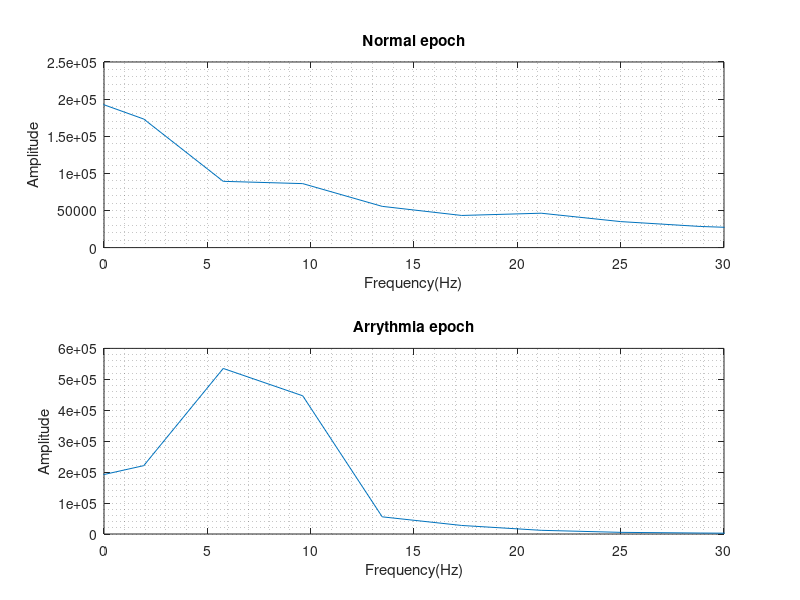
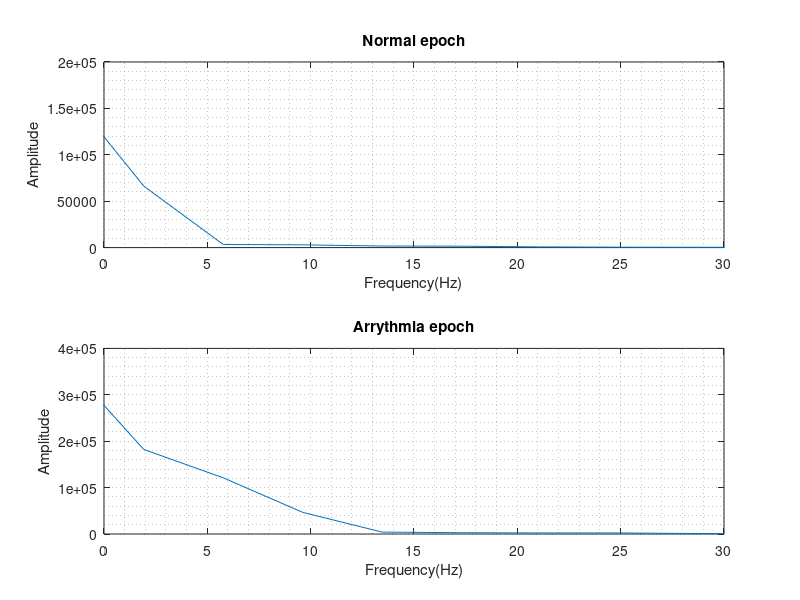
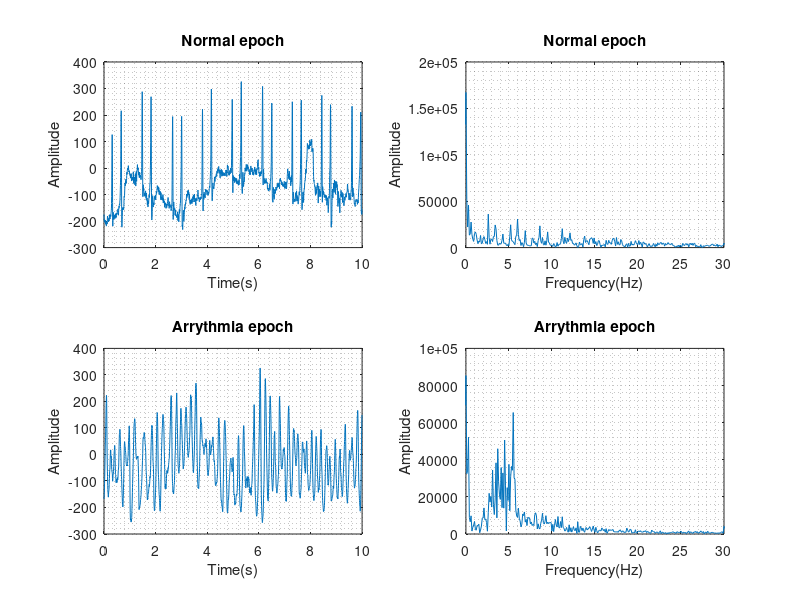
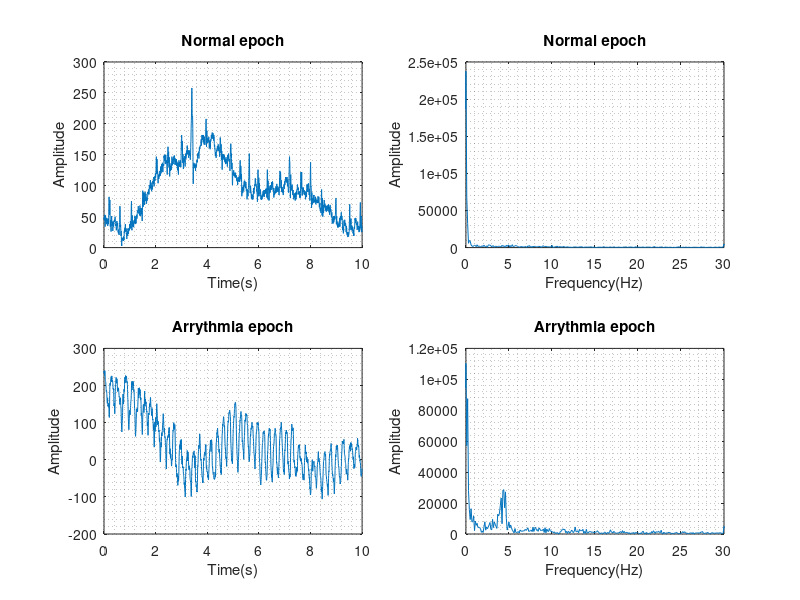

These figures' MATLAB source, in order: (Note: this script raises an error after producing the figures.)
clc
close all
clear;

%% Part1
clc;
load('n_422.mat');
load('n_424.mat');
fs = 250;
t = 0.0001:1/fs:10;

%%%%% Normal and arrhythmian epochs
normal_n22 = n_422(1 : 10*fs);
normal_n24 = n_424(1 : 10*fs);
arrhythmia_n22 = n_422(61288 : 61287 + 10*fs);
arrhythmia_n24 = n_424(27249 : 27248 + 10*fs);

%%%%% Pwelch of the signals
pwelch_norm_n22 = fftshift(pwelch(normal_n22));
pwelch_norm_n24 = fftshift(pwelch(normal_n24));
pwelch_arrhythm_n22 = fftshift(pwelch(arrhythmia_n22));
pwelch_arrhythm_n24 = fftshift(pwelch(arrhythmia_n24));

%%%%% Plotting pwelches
N = length(pwelch_norm_n22);
f = fs*(-N/2:N/2-1)/N;

figure('Name',"Part1_n22");
subplot(2,1,1);
plot(f,pwelch_norm_n22);
title("Normal epoch");
xlabel("Frequency(Hz)");
ylabel("Amplitude");
xlim([0,30]);
grid minor
subplot(2,1,2);
plot(f,pwelch_arrhythm_n22);
title("Arrythmia epoch");
xlabel("Frequency(Hz)");
ylabel("Amplitude");
xlim([0,30]);
grid minor
saveas(gcf,"Part1_n22.png");

figure('Name',"Part1_n24");
subplot(2,1,1);
plot(f,pwelch_norm_n24);
title("Normal epoch");
xlabel("Frequency(Hz)");
ylabel("Amplitude");
xlim([0,30]);
grid minor
subplot(2,1,2);
plot(f,pwelch_arrhythm_n24);
title("Arrythmia epoch");
xlabel("Frequency(Hz)");
ylabel("Amplitude");
xlim([0,30]);
grid minor
saveas(gcf,"Part1_n24.png");

%% Part2
%%%%% ffts of signals
normal_n22_fft = fftshift(fft(normal_n22));
normal_n24_fft = fftshift(fft(normal_n24));
arrhythmia_n22_fft = fftshift(fft(arrhythmia_n22));
arrhythmia_n24_fft = fftshift(fft(arrhythmia_n24));

N = length(normal_n22_fft);
f = fs*(-N/2:N/2-1)/N;

%%%%% Time and fourier plots

% n_22
figure('Name',"Part2_n22");
subplot(2,2,1);
plot(t,normal_n22);
title("Normal epoch");
xlabel("Time(s)");
ylabel("Amplitude");
grid minor
subplot(2,2,2);
plot(f,abs(normal_n22_fft));
title("Normal epoch");
xlabel("Frequency(Hz)");
ylabel("Amplitude");
xlim([0,30]);
grid minor
subplot(2,2,3);
plot(t,arrhythmia_n22);
title("Arrythmia epoch");
xlabel("Time(s)");
ylabel("Amplitude");
grid minor
subplot(2,2,4);
plot(f,abs(arrhythmia_n22_fft));
title("Arrythmia epoch");
xlabel("Frequency(Hz)");
ylabel("Amplitude");
xlim([0,30]);
grid minor
saveas(gcf,"Part2_n22.png");

%n_24
figure('Name',"Part2_n24");
subplot(2,2,1);
plot(t,normal_n24);
title("Normal epoch");
xlabel("Time(s)");
ylabel("Amplitude");
grid minor
subplot(2,2,2);
plot(f,abs(normal_n24_fft));
title("Normal epoch");
xlabel("Frequency(Hz)");
ylabel("Amplitude");
xlim([0,30]);
grid minor
subplot(2,2,3);
plot(t,arrhythmia_n24);
title("Arrythmia epoch");
xlabel("Time(s)");
ylabel("Amplitude");
grid minor
subplot(2,2,4);
plot(f,abs(arrhythmia_n24_fft));
title("Arrythmia epoch");
xlabel("Frequency(Hz)");
ylabel("Amplitude");
xlim([0,30]);
grid minor
saveas(gcf,"Part2_n24.png");

%% Part3
clc;
n_422_eventFirstSamps = [1, 10711, 11211, 11442, 59711, 61288]; %Samples in n422 in which the events started
n_422_eventLastSamps = [10710, 11210, 11441, 59710, 61287, 75000]; %Samples in n422 in which the events ended

n_422_events = ["N","VT","N","VT","NOISE","VFIB"]; %Array of events happened in n422


winLen = 10*fs; %The length of each window [samples].
overlap = 50; %Windows overlap, as a percentage of winLen.
totalLen = length(n_422); %Total length of the signal

windows = round((totalLen-winLen)/(winLen*(1-overlap/100)))+1; %Total number of windows
windowsArr = zeros(windows,1); %Array of the corresponding single time for each window

labelsArr = zeros(windows,1); %Final labels for each window
lastSampArr = zeros(windows, 1); %The last sample in each window
firstSampArr =  zeros(windows, 1); %The first sample in each window

for win = 1:windows
    %Computing the array of samples in window number win:
    T = (win-1)*winLen*(1-overlap/100)+1 : ...
        winLen+(win-1)*winLen*(1-overlap/100);
    T = round(T);

    %Determining the first and the last sample of the window:
    lastSampArr(win) = T(end);
    firstSampArr(win) = T(1);

    %Computing the middle sample in the window, as a corresponding time for the window
    windowsArr(win) = mean(T)/fs;
  
    for ev = 1:length(n_422_eventFirstSamps) %For each event in the .txt file
        if firstSampArr(win) >= n_422_eventFirstSamps(ev) && lastSampArr(win) <= n_422_eventLastSamps(ev)
            labelsArr(win) = numLabel(n_422_events(ev)); %Find the corresponding number for the label
        end
    end
end


%% Part4
clc;


freqRange1 = [0, 10]; %First frequency range
freqRange2 = [10, 30]; %Second frequency range

bp_arr1 = zeros(windows,1); %Bandpower array, corresponding to freqRange1
bp_arr2 = zeros(windows,1); %Bandpower array, corresponding to freqRange2

meanfreq_arr =  zeros(windows,1); %meanfreq array.
medianfreq_arr =  zeros(windows,1); %medianfreq array.

for win = 1:windows
    %Computing the array of samples in window number win:
    T = (win-1)*winLen*(1-overlap/100)+1 : ...
        winLen+(win-1)*winLen*(1-overlap/100);
    T = round(T);

    %Computing bandpowers:
    bp_arr1(win) = bandpower(n_422(T),fs,freqRange1);
    bp_arr2(win) = bandpower(n_422(T),fs,freqRange2);

    meanfreq_arr(win) = meanfreq(n_422(T),fs); %Computing mean frequency
    medianfreq_arr(win) = medfreq(n_422(T),fs); %Computing median frequency
end

figure('Name', 'Bandpower');
subplot(211)
plot(windowsArr, bp_arr1);
title("Bandpower for Frequency range ["+freqRange1(1)+" , "+freqRange1(2)+"]");
xlabel('Time [sec]');
ylabel('Bandpower');
subplot(212)
plot(windowsArr, bp_arr2);
title("Bandpower for Frequency range ["+freqRange2(1)+" , "+freqRange2(2)+"]");
xlabel('Time [sec]');
ylabel('Bandpower');

figure('Name', 'Meanfreq & Medianfreq');
subplot(211);
plot(windowsArr, meanfreq_arr);
title("Mean frequeancy");
xlabel('Time [sec]');
ylabel('Mean frequnecy (Hz)');

subplot(212);
plot(windowsArr, medianfreq_arr);
title("Median frequeancy");
xlabel('Time [sec]');
ylabel('Median frequency (Hz)');


%% part5

clc;

nbins = 15; %Number of bins for each histogram

figure;
%Bandpower in freqRange1, for Normal and VFIB:
subplot(221);
histogram(bp_arr1(labelsArr == 1), nbins);
hold on; histogram(bp_arr1(labelsArr == 2), nbins);
title("Bandpower histogram for  Frequency range ["+freqRange1(1)+" , "+freqRange1(2)+"]");
xlabel("Bandpower"); ylabel("Count");
legend("Normal", "VFIB");

%Bandpower in freqRange2, for Normal and VFIB:
subplot(222);
histogram(bp_arr2(labelsArr == 1), nbins);
hold on; histogram(bp_arr2(labelsArr == 2), nbins);
title("Bandpower histogram for  Frequency range ["+freqRange2(1)+" , "+freqRange2(2)+"]");
xlabel("Bandpower"); ylabel("Count");
legend("Normal", "VFIB");

%Meanfreq for Normal and VFIB:
subplot(223);
histogram(meanfreq_arr(labelsArr == 1), nbins);
hold on; histogram(meanfreq_arr(labelsArr == 2), nbins);
title("Mean Frequency histogram");
xlabel("Mean Frequency"); ylabel("Count");
legend("Normal", "VFIB");

%Medianfreq for Normal and VFIB:
subplot(224);
histogram(medianfreq_arr(labelsArr == 1), nbins);
hold on; histogram(medianfreq_arr(labelsArr == 2), nbins);
title("Median Frequency histogram");
xlabel("Median Frequency"); ylabel("Count");
legend("Normal", "VFIB");


%% part 6
clc;

%Setting labels for the windows, based on medfreq:
[alarm_medfreq,t] = va_detect_medfreq(n_422,fs);
alarm_medfreq(alarm_medfreq == 1) = 2; %Same as VFIB label
alarm_medfreq(alarm_medfreq == 0) = 1; %Same as Normal label

%Setting labels for the windows, based on bandpower in the range [10, 30]:
[alarm_bp,t] = va_detect_bandpower(n_422,fs);
alarm_bp(alarm_bp == 1) = 2; %Same as VFIB label
alarm_bp(alarm_bp == 0) = 1; %Same as Normal label

%Computing confusion matrices:
m_medfreq = confusionmat(labelsArr, alarm_medfreq);
m_bp = confusionmat(labelsArr, alarm_bp);

%****************PLotting Confusion matrix*********************
eventNames = ["None","Normal","VFIB","VT"];
pred_eventNames = ["Pred. None","Pred. Normal","Pred. VFIB","Pred. VT"];
figure;
heatmap(pred_eventNames, eventNames, m_medfreq);
title("Confusion Matrix using Median Frequency");

figure;
heatmap(pred_eventNames, eventNames, m_bp);
title("Confusion Matrix using Bandpower Frequency");
%**************************************************************

%Sensitivity: TP/P
sensitivity_medfreq = m_medfreq(3,3)/(m_medfreq(3,3)+m_medfreq(3,2))
sensitivity_bp = m_bp(3,3)/(m_bp(3,3)+m_bp(3,2))

%Specificity: TN/N
specificity_medfreq = m_medfreq(2,2)/(m_medfreq(2,2)+m_medfreq(2,3))
specificity_bp = m_bp(2,2)/(m_bp(2,2)+m_bp(2,3))

%Accuracy: (TP+TN)/TP+TN+FP+FN)
accuracy_medfreq = (m_medfreq(2,2) + m_medfreq(3,3)) / sum(sum(m_medfreq(2:3,2:3)))
accuracy_bp = (m_bp(2,2) + m_bp(3,3)) / sum(sum(m_bp(2:3,2:3)))




%% functions

function num = numLabel(label)
%This function converts each arrhithmia label from a string into a number
    switch label
        case 'N'
            num = 1;
   
        case 'VFIB'
            num = 2;
        case 'VT'
            num = 3;
        case 'NOISE'
            num = 4;
        otherwise
            num = 0; %NONE
    end
end













